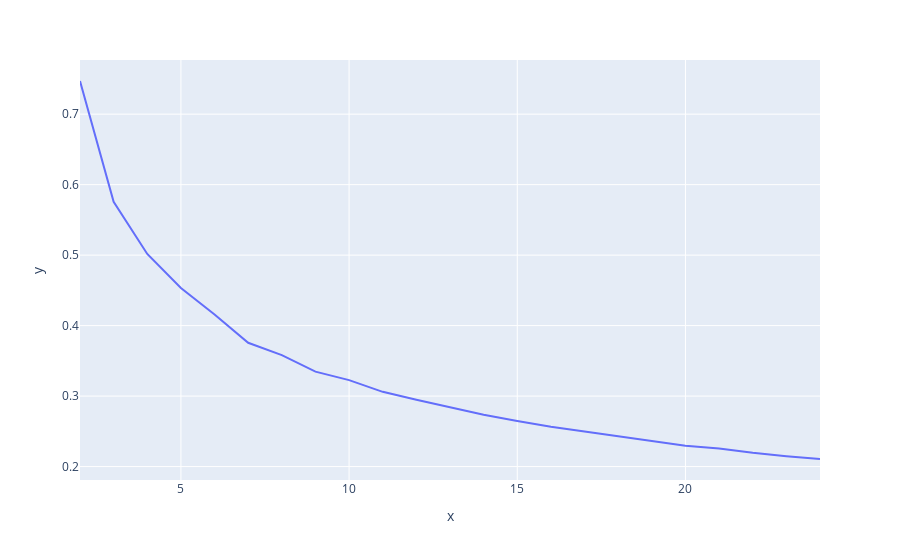

The cell this chart's notebook holds for it:
### Code cell
px.line(x=num_clusters, y=cosDistortion)

### Figure 1 — Plotly figure (JSON) as saved in the notebook; plotly's stock layout.template omitted (floating-point values rounded to 4 significant figures)
{"data": [{"hovertemplate": "x=%{x}<br>y=%{y}<extra></extra>", "legendgroup": "", "line": {"color": "#636efa", "dash": "solid"}, "marker": {"symbol": "circle"}, "mode": "lines", "name": "", "orientation": "v", "showlegend": false, "type": "scatter", "x": [2, 3, 4, 5, 6, 7, 8, 9, 10, 11, 12, 13, 14, 15, 16, 17, 18, 19, 20, 21, 22, 23, 24], "xaxis": "x", "y": [0.7471, 0.5757, 0.5016, 0.4533, 0.4157, 0.3757, 0.3582, 0.3348, 0.3226, 0.3061, 0.2948, 0.284, 0.2734, 0.2648, 0.2564, 0.2497, 0.2431, 0.2369, 0.2297, 0.2256, 0.2195, 0.2147, 0.2108], "yaxis": "y"}], "layout": {"legend": {"tracegroupgap": 0}, "margin": {"t": 60}, "xaxis": {"anchor": "y", "domain": [0, 1], "title": {"text": "x"}}, "yaxis": {"anchor": "x", "domain": [0, 1], "title": {"text": "y"}}}}
